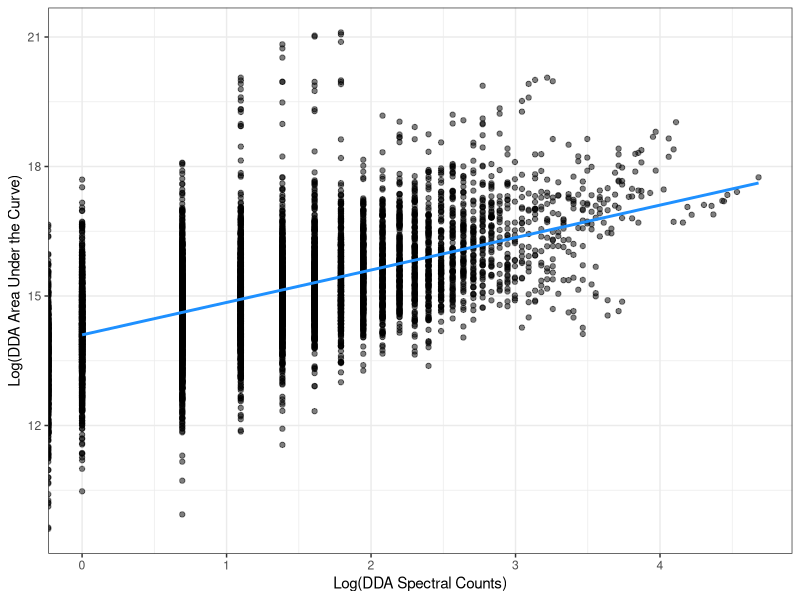
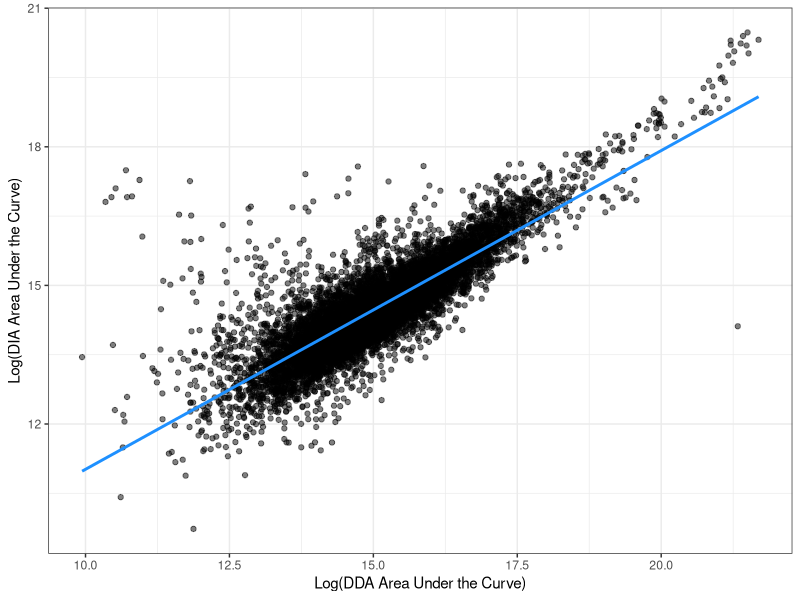
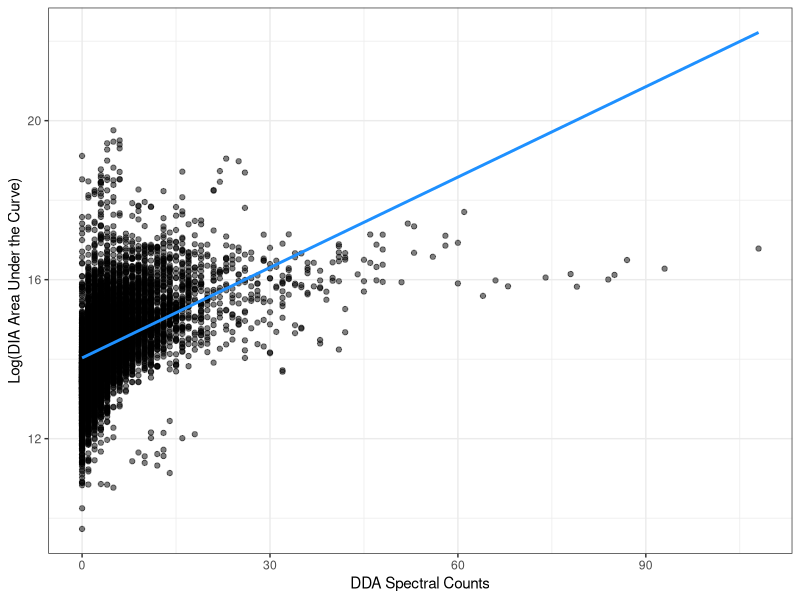

Recreate these plots in R, in order. (Note: this script raises an error after producing the figures.)
#R script for comparison of workflows
#load libraries
library(reshape)
library(ggplot2)

#1A - DDA AUC vs. DDA spectral counts
#read in the spectral count data
dda.spn<-read.csv('dda spectral counts.csv')
#remove unnecessary column
dda.spn<-dda.spn[,2:14]

#read in the AUC data
dda.auc<-read.csv('dda protein abundances pivot.csv')

#rename to shorten column names
colnames(dda.spn)<-c('Protein', '10B', '10NB', '13B', '13NB', '21B', '21NB', '26B', '26NB', '66B','66NB', '74B', '74NB')
colnames(dda.auc)<-c('Protein', '10B', '10NB', '13B', '13NB', '21B', '21NB', '26B', '26NB', '66B','66NB', '74B', '74NB')

#reformat the data
spn.melt<-melt(dda.spn, id.vars='Protein')
auc.melt<-melt(dda.auc, id.vars='Protein')

#merge DDa AUC and spectral counts
spn.auc.merge<-merge(x=spn.melt, y=auc.melt, by=c('Protein', 'variable'))
spn.auc.merge$value.y<-as.numeric(spn.auc.merge$value.y)

ggplot(spn.auc.merge) +
  geom_point(aes(x=log(value.x), y=log(value.y)), alpha=0.5) +
  geom_smooth(aes(x=log(value.x), y=log(value.y)), method='lm', se=FALSE, color='dodgerblue', formula=y~x)+
  labs(x="Log(DDA Spectral Counts)", y="Log(DDA Area Under the Curve)") +
  theme_bw()

#1B - DIA AUC vs. DDA AUC
#read in the DIA dataset and rename columns
dia.dat<-read.csv('dia protein abundances revised.csv')
colnames(dia.dat)<-c('Protein', '10B', '10NB', '13B', '13NB', '21B', '21NB', '26B', '26NB', '66B', '66NB', '74B', '74NB')

#reformat
melt.dia<-melt(dia.dat, id.vars="Protein")

#mrege with DDA AUC
dda.dia<-merge(x=melt.dia, y=auc.melt, by=c('Protein', 'variable'))
dda.dia$value.y<-as.numeric(dda.dia$value.y)

ggplot(dda.dia) +
  geom_point(aes(x=log(value.y), y=log(value.x)), alpha=0.5) +
  geom_smooth(aes(x=log(value.y), y=log(value.x)), method='lm', se=FALSE, color='dodgerblue', formula=y~x)+
  labs(x="Log(DDA Area Under the Curve)", y="Log(DIA Area Under the Curve)") +
  theme_bw()

#1C - DIA AUC vs. DDA spectral counts
#merge datasets
dda.dia2<-merge(x=melt.dia, y=spn.melt, by=c('Protein', 'variable'))

#reformat
dda.dia2.refmt<-melt(dda.dia2, id.vars=c('Protein', 'variable'))
colnames(dda.dia2.refmt)<-c('Protein', 'Colony', 'Acquisition', 'Abundance')
dda.dia2.refmt$Abundance<-as.numeric(dda.dia2.refmt$Abundance)

ggplot(dda.dia2) +
  geom_point(aes(x=value.y, y=log(value.x)), alpha=0.5) +
  geom_smooth(aes(x=value.y, y=log(value.x)), method='lm', se=FALSE, color='dodgerblue', formula=y~x)+
  labs(x="DDA Spectral Counts", y="Log(DIA Area Under the Curve)") +
  theme_bw()

#1D - Protein counts Venn diagram
#subset proteins from colony 10, bleached, from each dataset
DDA.spn.10B<-subset(spn.melt, variable=='10B')
DDA.spn.10B<-subset(DDA.spn.10B, value>0)
DDA.auc.10B<-subset(auc.melt, variable=='10B')
DDA.auc.10B<-subset(DDA.auc.10B, value>0)
DIA.10B<-subset(melt.dia, variable=='10B')
DIA.10B<-subset(DIA.10B, value>0)

#create a list for each data type
list.B<-list('DDA Spec.Counts'=DDA.spn.10B$Protein, 'DDA AUC'=DDA.auc.10B$Protein, 'DIA AUC'=DIA.10B$Protein)

venn.pl<-ggVennDiagram(list.B, label_alpha = 0, ) +
  scale_fill_distiller(palette = "BuGn", direction = 1)

#1E - Density plot of DIA and DDA
#reformat data
melt.both<-melt(dda.dia, id.vars=c('Protein', 'variable'))
colnames(melt.both)<-c('Protein', 'Colony', 'Acquisition', 'Abundance')
melt.both$Abundance<-as.numeric(melt.both$Abundance)

ggplot(melt.both, aes(x=Abundance, fill=Acquisition)) +
  geom_density(alpha=0.7) +
  theme_bw() +
  xlim(0,5e7) +
  scale_fill_manual("Acquisition Type", values=c('red', 'blue'), labels=c('DIA', 'DDA'))
